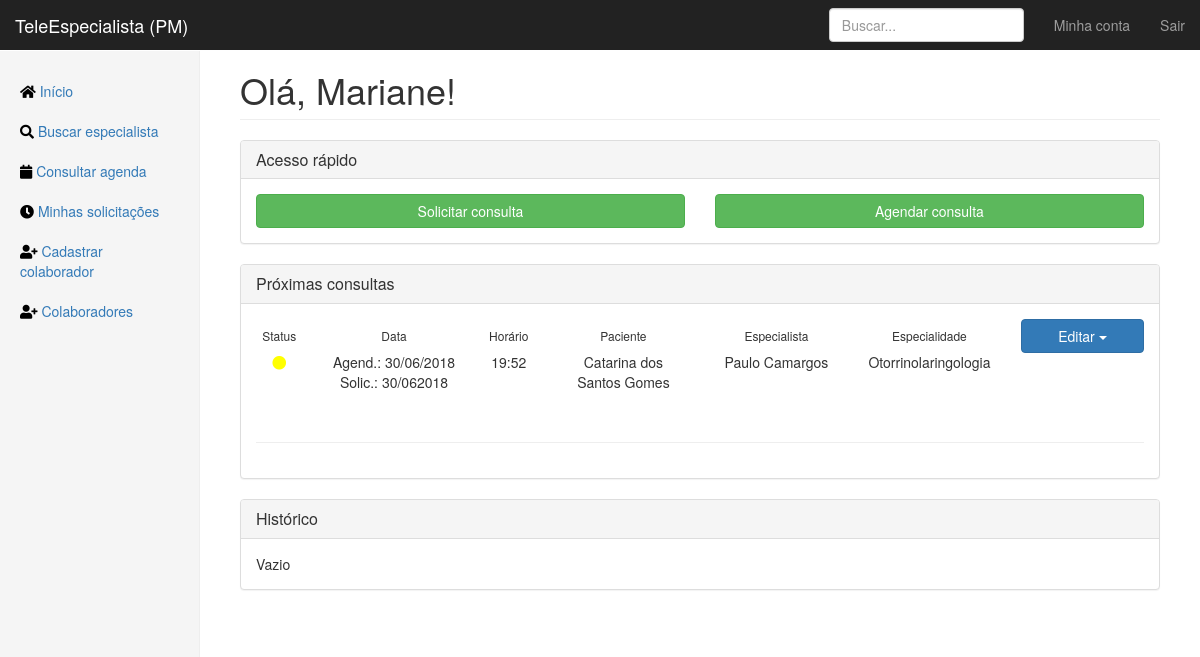
Page /home (signed in) on the earlier database version.
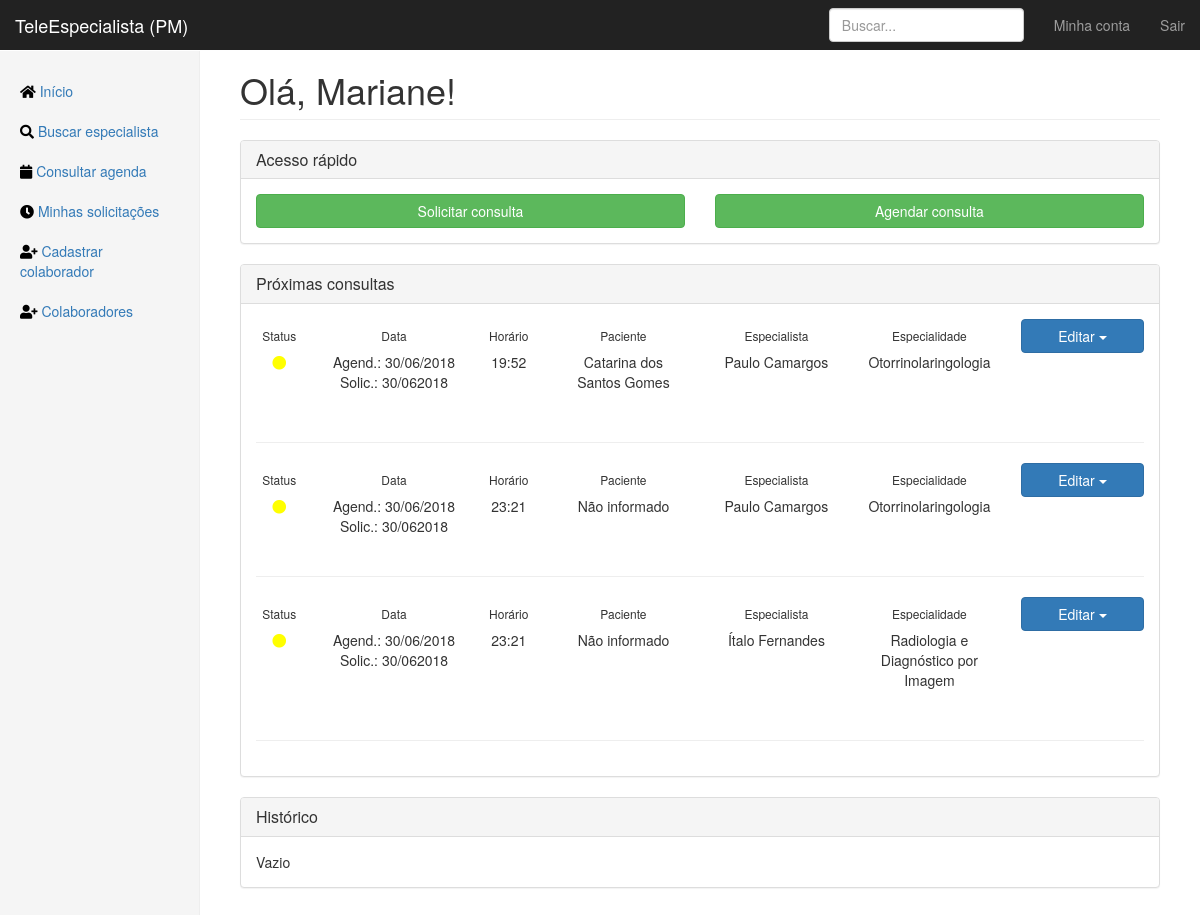
Same page on the later database version.
### app/models.py (models this page shows, shortened)
class User(db.Model, UserMixin):
    id = db.Column(db.Integer, primary_key=True)
    email = db.Column(db.String(120), unique=True, nullable=False)
    password = db.Column(db.String(64), nullable=False)
    image_file = db.Column(db.String(100))
    crm = db.Column(db.Integer, unique=True, nullable=False)
    fullname = db.Column(db.String(256), nullable=False)
    birthdate = db.Column(db.DateTime)
    birthcity = db.Column(db.String(256))
    birthstate = db.Column(db.String(2))
    rg = db.Column(db.String(12), unique=True, nullable=False)
    cpf = db.Column(db.String(12), unique=True, nullable=False)
    cep = db.Column(db.Integer)
    place = db.Column(db.String(64))
    address = db.Column(db.String(256))
    neighborhood = db.Column(db.String(128))
    city = db.Column(db.String(128))
    state = db.Column(db.String(2))
    phone_1 = db.Column(db.String(16), nullable=False)
    phone_2 = db.Column(db.String(16))
    specialties = db.relationship('Specialty', secondary=joinsSpecialtyUser,
    backref=db.backref('doctors', lazy='dynamic'))
    consultas = db.relationship('Consulta', secondary=joinConsultaUser,
    backref=db.backref('doctors', lazy='dynamic'))
    shifts = db.relationship('Calendar', secondary=joinCalendarUser,
    backref=db.backref('doctor', lazy='dynamic'))

class Consulta(db.Model):
    id = db.Column(db.Integer, primary_key=True)
    data_solicitacao = db.Column(db.DateTime, default=datetime.datetime.now)
    data_agendada = db.Column(db.DateTime, default=datetime.datetime.now)
    nome_paciente = db.Column(db.String(256))
    status = db.Column(db.String(256), default="Aguardando") # Aguardando, Confirmada, Cancelada
    def get_other_doctor(self, user_eu):
        return self.doctors.filter(User.id!=user_eu.id)[0]

class Specialty(db.Model):
    id = db.Column(db.Integer, primary_key=True)
    specialty = db.Column(db.String(64), unique=True, nullable=False)
    service_days = db.relationship('Calendar', backref='specialty')

### app/routes.py (the view)
@app.route("/home")
@login_required
def home():
    if current_user.specialties[0].specialty == 'Geral':
        homepage = 'home.html'
    else:
        homepage = 'homeSpecialist.html'
    return render_template(homepage, title="Início - TeleEspecialista")

### app/models.py (called while the page is built)
@login_manager.user_loader
def load_user(user_id):
    return User.query.get(int(user_id))

### app/templates/home.html (shortened to what this page needs)
{% extends "layout.html" %}
{% block content %}
<h1 class="page-header">Olá, {{ current_user.fullname.split(' ', 1)[0] }}!</h1>
<div class="panel panel-default">
    <div class="panel-heading">
        <h3 class="panel-title">Acesso rápido</h3>
    </div>
    <div class="panel-body">
        <div class="row">
            <div class="col-md-6">
                <a href="{{ url_for('search_specialist') }}" role="button" class="btn btn-success btn-block">Solicitar consulta</a>
            </div>
            <div class="col-md-6">
                <a role="button" class="btn btn-success btn-block">Agendar consulta</a
            </div>
        </div>
    </div>
    </div>
</div>
<div class="panel panel-default">
    <div class="panel-heading">
        <h3 class="panel-title">Próximas consultas</h3>
    </div>
    <div class="panel-body">
        {% for consulta in current_user.consultas %}
        <div class="row">
            <div class="col-md-1 text-center">
                <h6>Status</h6>
                {% if consulta.status == "Aguardando" %}
                <i class="fas fa-circle" style="color:yellow;"></i>
                {% elif consulta.status == "Confirmada" %}
                <i class="fas fa-circle" style="color:lightgreen;"></i>
                {% else %}
                <i class="fas fa-circle" style="color:red;"></i>
                {%endif%}
            </div>
            <div class="col-md-2 text-center">
                <h6>Data</h6>
                Agend.: {{ consulta.data_agendada.strftime('%d/%m/%Y') }}
                Solic.: {{ consulta.data_solicitacao.strftime('%d/%m%Y') }}
            </div>
            <div class="col-md-1 text-center">
                <h6>Horário</h6>
                <p>{{ consulta.data_agendada.strftime('%H:%M') }}</p>
            </div>
            <div class="col-md-2 text-center">
                <h6>Paciente</h6>
                <p>{{ consulta.nome_paciente }}</p>
            </div>
            <div class="col-md-2 text-center">
                <h6>Especialista</h6>
                <p>{{consulta.get_other_doctor(current_user).fullname}}</p>
            </div>
            <div class="col-md-2 text-center">
                <h6>Especialidade</h6>
                <p>{{consulta.get_other_doctor(current_user).specialties[0].specialty}}</p>
            </div>
            <div class="col-md-2">
                <div class="btn-group btn-block">
                    <button type="button" class="btn btn-primary dropdown-toggle btn-block" data-toggle="dropdown" aria-haspopup="true" aria-expanded="false">
                        Editar <span class="caret"></span>
                    </button>
                </div>
            </div>
        </div>
        <br><hr>
        {% endfor %}
    </div>
</div>
<div class="panel panel-default">
    <div class="panel-heading">
        <h3 class="panel-title">Histórico</h3>
    </div>
    <div class="panel-body">
        Vazio
    </div>
</div>
{% endblock content %}

### app/templates/layout.html (shortened to what this page needs)
<!DOCTYPE html>
<html lang="pt-br">
<head>
    <link rel="stylesheet" href="https://use.fontawesome.com/releases/v5.0.13/css/all.css">
    <link href="{{ url_for('static', filename='bootstrap.min.css') }}" rel="stylesheet" type="text/css">
    <link href="{{ url_for('static', filename='dashboard.css') }}" rel="stylesheet" type="text/css">
    <link href="{{ url_for('static', filename='mainLogged.css') }}" rel="stylesheet" type="text/css">
</head>
<body>
    <nav class="navbar navbar-inverse navbar-fixed-top">
        <div class="container-fluid">
            <div class="navbar-header">
                <a class="navbar-brand" href="{{ url_for('home') }}">TeleEspecialista (PM)</a>
            </div>
            <div id="navbar" class="navbar-collapse collapse">
                <ul class="nav navbar-nav navbar-right">
                    <li><a href="{{ url_for("account") }}">Minha conta</a></li>
                    <li><a href="{{ url_for("logout") }}">Sair</a></li>
                </ul>
                <form class="navbar-form navbar-right">
                    <input type="text" class="form-control" placeholder="Buscar...">
                </form>
            </div>
        </div>
    </nav>
    <div class="container-fluid">
        <div class="row">
            <div class="col-sm-3 col-md-2 sidebar">
                <ul class="nav nav-sidebar">
                    <li><a href="{{ url_for("home") }}"> <i class="fa fa-home" style="color:black"></i>
                        Início<span class="sr-only">(current)</span></a></li>
                    <li><a href="{{ url_for("search_specialist") }}"><i class="fa fa-search" style="color:black"></i>
                        Buscar especialista</a></li>
                    <li><a href="{{ url_for("show_schedule")}}"><i class="fa fa-calendar" style="color:black"></i>
                        Consultar agenda</a></li>
                    <li><a href="{{ url_for("check_requests") }}"><i class="fa fa-clock" style="color:black"></i>
                        Minhas solicitações</a></li>
                    <li><a href="{{ url_for("register") }}"><i class="fa fa-user-plus" style="color:black"></i>
                        Cadastrar colaborador</a></li>
                    <li><a href="{{ url_for("staff") }}"><i class="fa fa-user-plus" style="color:black"></i>
                        Colaboradores</a></li>
                </ul>
            </div>
            <div class="col-sm-9 col-sm-offset-3 col-md-10 col-md-offset-2 main">
                {% block content %}
                {% endblock content %}
            </div>
        </div>
    </div>
</body>
</html>

### app/static/dashboard.css (style rules this page uses)
body { padding-top: 50px; }
.navbar-fixed-top { border: 0; }
.sidebar { display: none; }
@media (min-width: 768px) { .sidebar { position: fixed; top: 51px; bottom: 0; left: 0; z-index: 1000; display: block; padding: 20px; overflow-x: hidden; overflow-y: auto; background-color: #f5f5f5; border-right: 1px solid #eee; } }
.nav-sidebar { margin-right: -21px; margin-bottom: 20px; margin-left: -20px; }
.nav-sidebar > li > a { padding-right: 20px; padding-left: 20px; }
.main { padding: 20px; }
@media (min-width: 768px) { .main { padding-right: 40px; padding-left: 40px; } }
.main .page-header { margin-top: 0; }

Differences in the rows shown:
added Consulta: status "Aguardando" (drawn), data_agendada "30/06/2018", data_solicitacao "30/062018", data_agendada "23:21", nome_paciente "Não informado", get_other_doctor "Paulo Camargos", get_other_doctor "Otorrinolaringologia"
added Consulta: status "Aguardando" (drawn), data_agendada "30/06/2018", data_solicitacao "30/062018", data_agendada "23:21", nome_paciente "Não informado", get_other_doctor "Ítalo Fernandes", get_other_doctor "Radiologia e Diagnóstico por Imagem"
